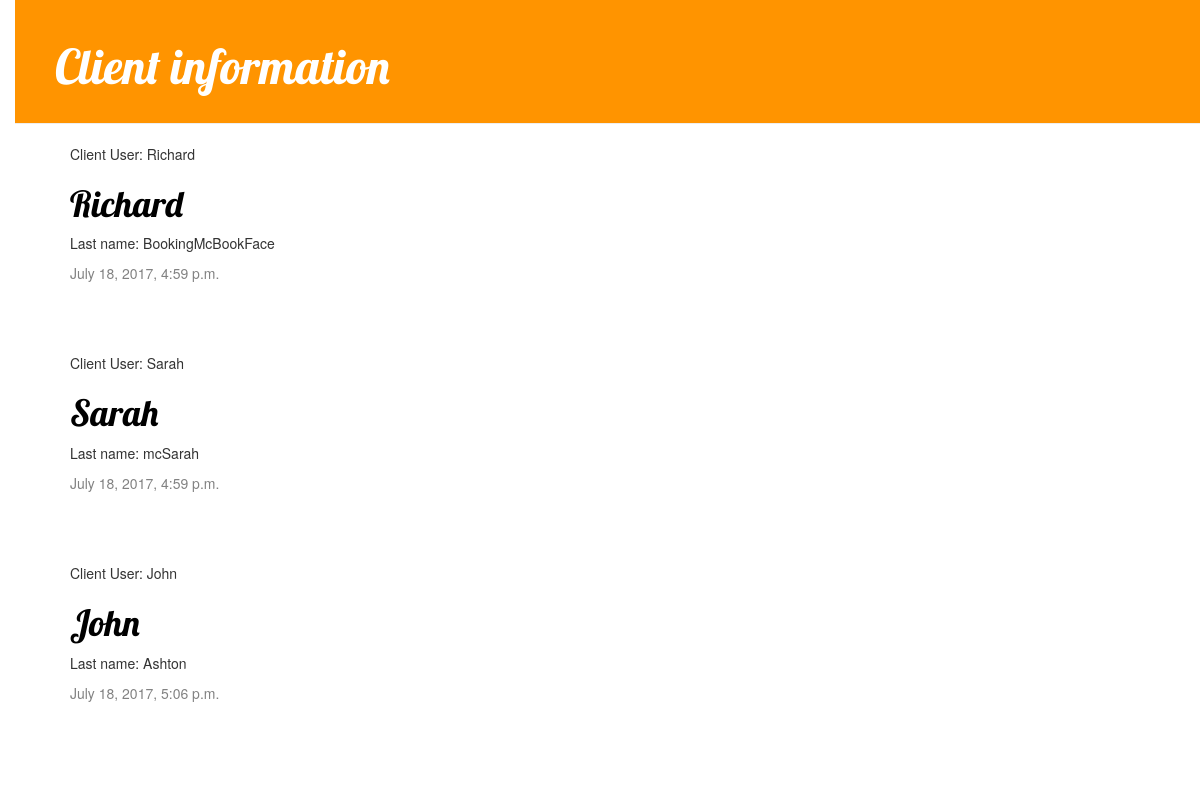
The page / on the database its author committed.
### booking/models.py (models this page shows, shortened)
class Client(models.Model):
    clients = models.ForeignKey('auth.User')
    email = models.EmailField(('email address'), max_length=254, unique=True)
    first_name = models.CharField(('first name'), max_length=30, blank=True)
    last_name = models.CharField(('last name'), max_length=30, blank=True)
    date_joined = models.DateTimeField(('date joined'), default=timezone.now)
    is_staff = models.BooleanField(('staff status'), default=False,
        help_text=('Designates whether the user can log into this admin '
                    'site.'))
    is_active = models.BooleanField(('active'), default=True,
        help_text=('Designates whether this user should be treated as '
                    'active. Unselect this instead of deleting accounts.'))

### booking/views.py (the view)
# urls.py: url(r'^$', views.client_list, name='client_list'),
def client_list(request):
    clients = Client.objects.filter(date_joined__lte=timezone.now())
    return render(request, 'booking/client_list.html', {'clients': clients})

### booking/templates/booking/client_list.html
{% extends 'booking/base.html' %}
{% block content %}
  {% for client in clients %}
    <div class='client'>
      <p>Client User: {{ client.clients }}</p>
      <h1><a href="{% url 'client_detail' pk=client.pk %}">{{ client.first_name }}</a></h1>
      <p>Last name: {{ client.last_name}}</p>
      <div class='date'>
        <p>{{ client.date_joined }}</p>
      </div>
    </div>
  {% endfor %}
{%endblock%}

### booking/static/css/booking.css (style rules this page uses)
h1 a { color: #FCA205; }
body { padding-left: 15px; }
h1, h2, h3, h4 { font-family: 'Lobster', cursive; }
.date { color: #828282; }
.client { margin-bottom: 70px; }
.client h1 a, .client h1 a:visited { color: #000000; }

### rows shown on the page
Client: clients "Richard", first_name "Richard", last_name "BookingMcBookFace", date_joined "July 18, 2017, 4:59 p.m."
Client: clients "Sarah", first_name "Sarah", last_name "mcSarah", date_joined "July 18, 2017, 4:59 p.m."
Client: clients "John", first_name "John", last_name "Ashton", date_joined "July 18, 2017, 5:06 p.m."
